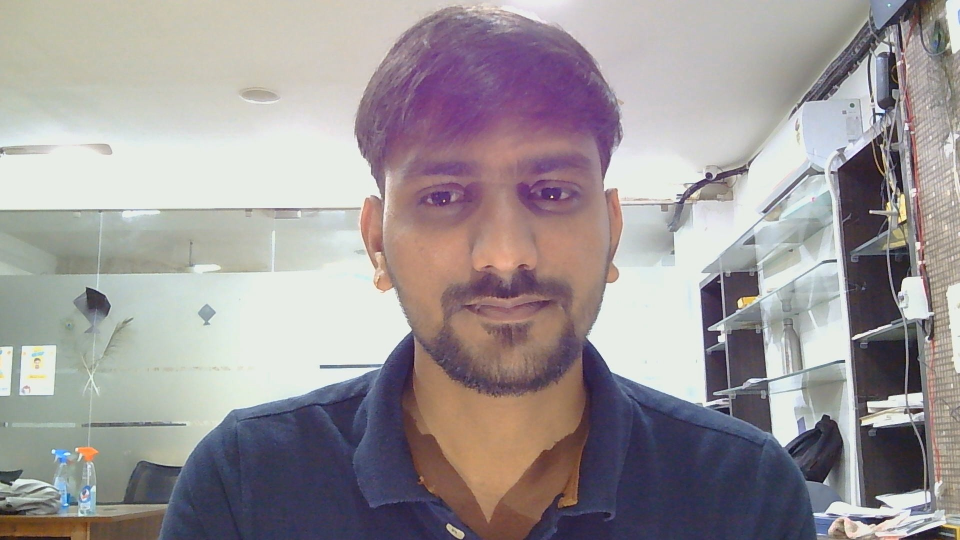
#> input picture data/employee_faces/1002/photo_1.jpg, 1920 x 1080 px (shown at 1/2 size)
$ python -i insightface_engine.py   (imports and definitions only)
#> lines starting #> are read from the running program, lines starting #| are printed output that depends on the picture
#> further down, picture is the input picture: shape (1080, 1920, 3); mean B, G, R 153, 151.3, 157.5
"""
InsightFaceEngine — primary face embedding extractor and matcher.

Uses InsightFace buffalo_s model (fast, CPU-friendly).
Outputs 512-dim normalized embeddings compared via cosine similarity.
"""
import numpy as np
import cv2
from app.utils.logger import logger
from app.utils.helpers import cosine_similarity


def _normalize_brightness(img: np.ndarray) -> np.ndarray:
    """
    Apply CLAHE to LAB lightness channel — boosts contrast in dark face images
    without overexposing bright areas. Works on BGR numpy images.
    """
    try:
        lab = cv2.cvtColor(img, cv2.COLOR_BGR2LAB)
#> lab: shape (1080, 1920, 3); mean of channels 0, 1, 2 159, 131.4, 127.7
        l, a, b = cv2.split(lab)
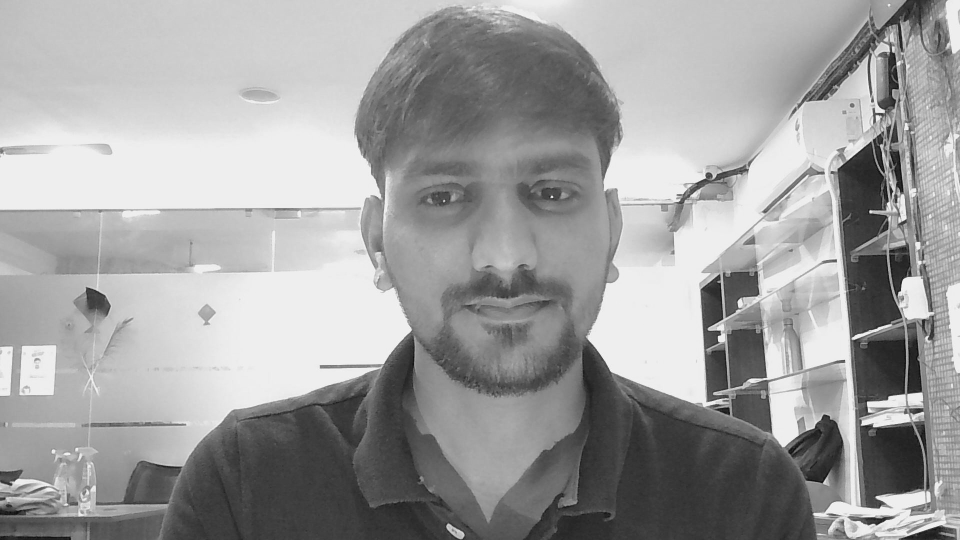
#> l: shape (1080, 1920) (shown at 1/2 size); min 3, max 255, mean 159
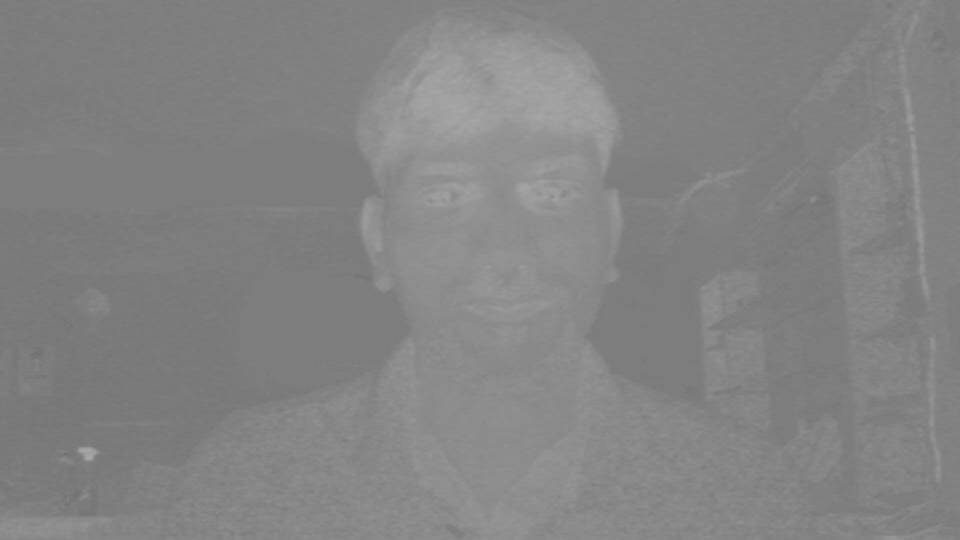
#> a: shape (1080, 1920) (shown at 1/2 size); min 107, max 171, mean 131.4
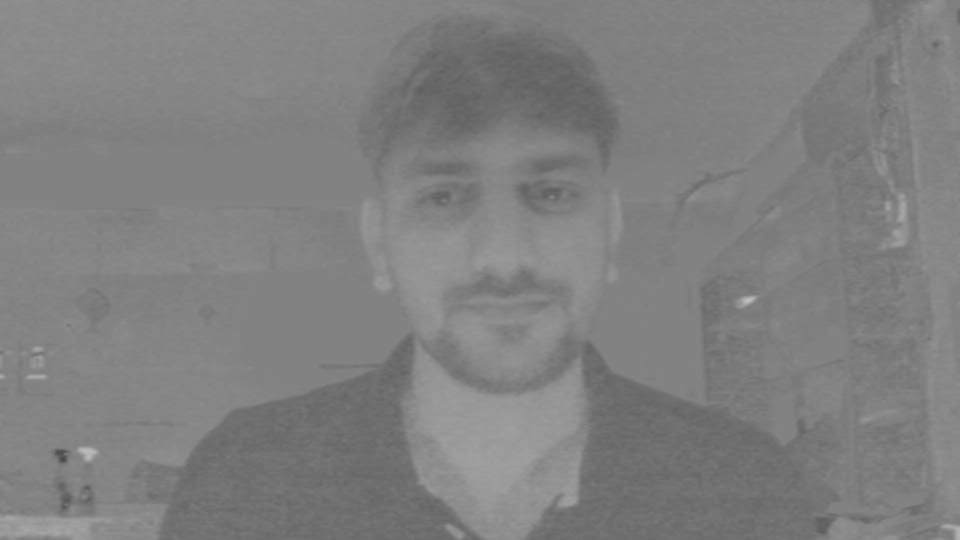
#> b: shape (1080, 1920) (shown at 1/2 size); min 70, max 192, mean 127.7
        clahe = cv2.createCLAHE(clipLimit=2.0, tileGridSize=(4, 4))
        l = clahe.apply(l)
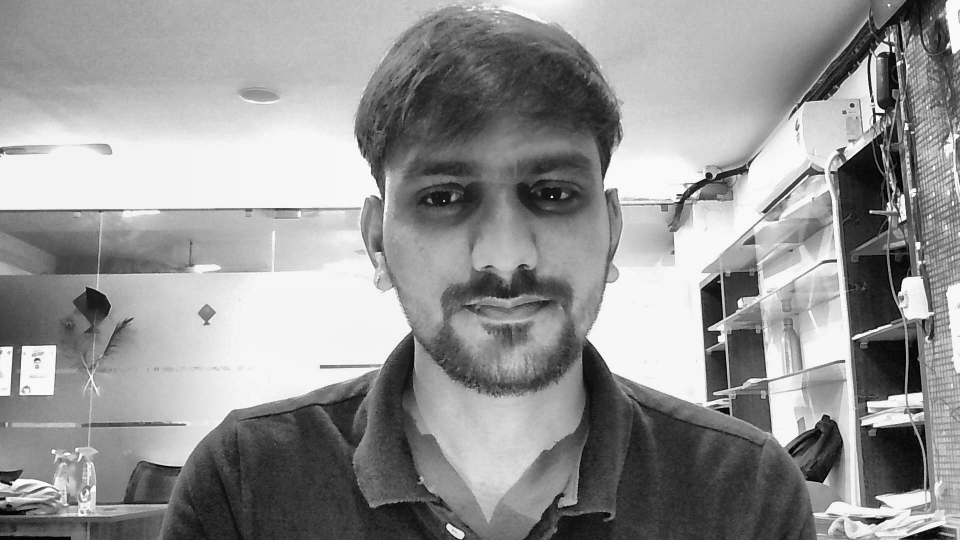
#> l: shape (1080, 1920) (shown at 1/2 size); min 0, max 255, mean 148.9
        lab = cv2.merge((l, a, b))
#> lab: shape (1080, 1920, 3); mean of channels 0, 1, 2 148.9, 131.4, 127.7
        return cv2.cvtColor(lab, cv2.COLOR_LAB2BGR)
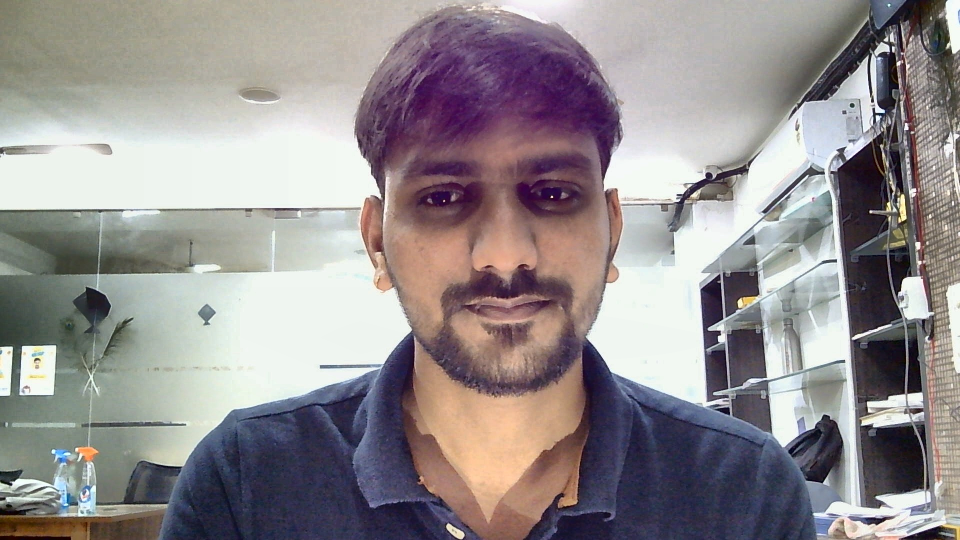
#> returned value: shape (1080, 1920, 3) (shown at 1/2 size); mean B, G, R 143.4, 141.9, 147.8
    except Exception:
        return img  # fallback: return original if anything fails


class InsightFaceEngine:
    # [20 lines left out: functions __init__, _load, not called in this run]

    @property
    def ready(self) -> bool:
        return self._app is not None

    # [83 lines left out: functions get_embedding, get_faces, match, match_top_n, not called in this run]

>>> import cv2
>>> picture = cv2.imread('../../data/employee_faces/1002/photo_1.jpg')
>>> result = _normalize_brightness(picture)

$ run again, on data/employee_faces/1002/photo_3.jpg
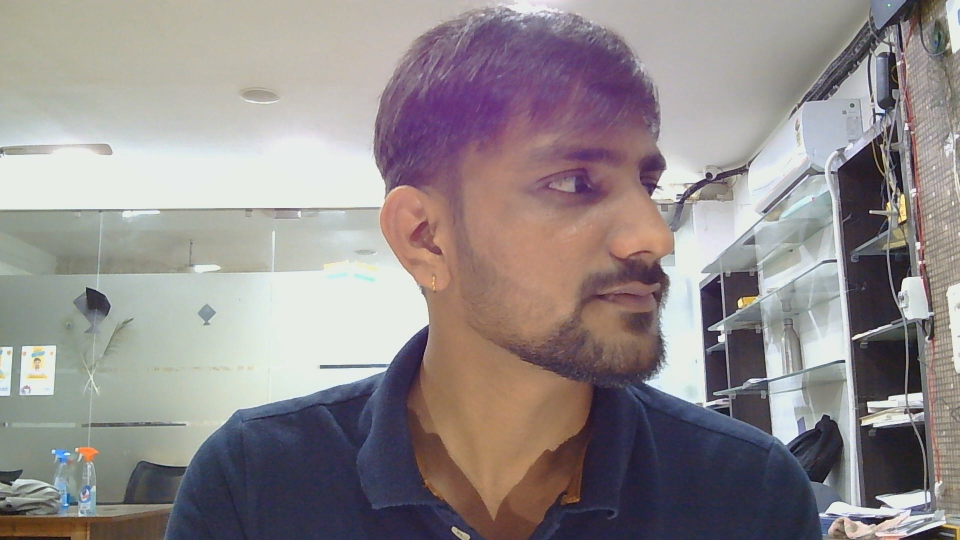
#> input picture data/employee_faces/1002/photo_3.jpg, 1920 x 1080 px (shown at 1/2 size)
#> picture is the input picture: shape (1080, 1920, 3); mean B, G, R 140, 139.6, 146.7
#> in _normalize_brightness, `l, a, b = cv2.split(lab)`:
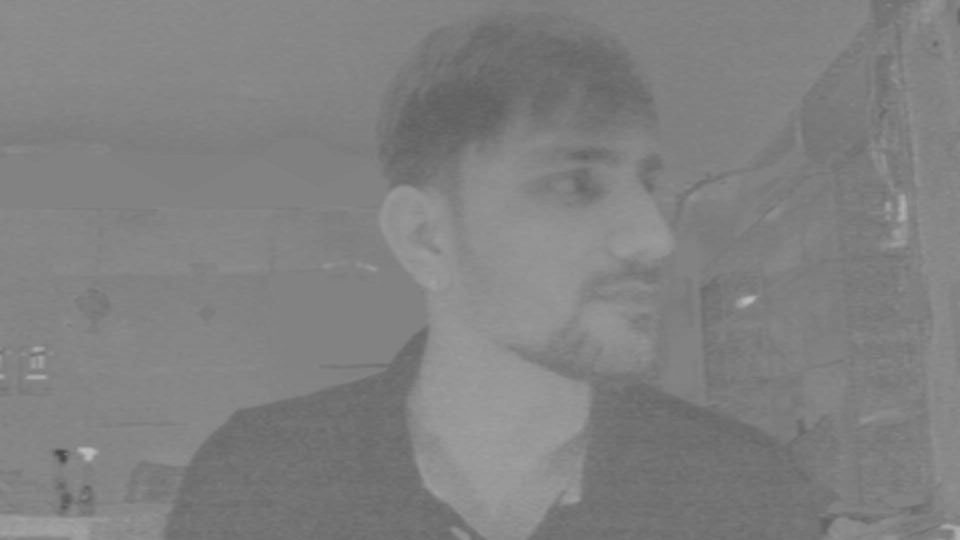
#> b: shape (1080, 1920) (shown at 1/2 size); min 73, max 188, mean 128.6
#> in _normalize_brightness, `return cv2.cvtColor(lab, cv2.COLOR_LAB2BGR)`:
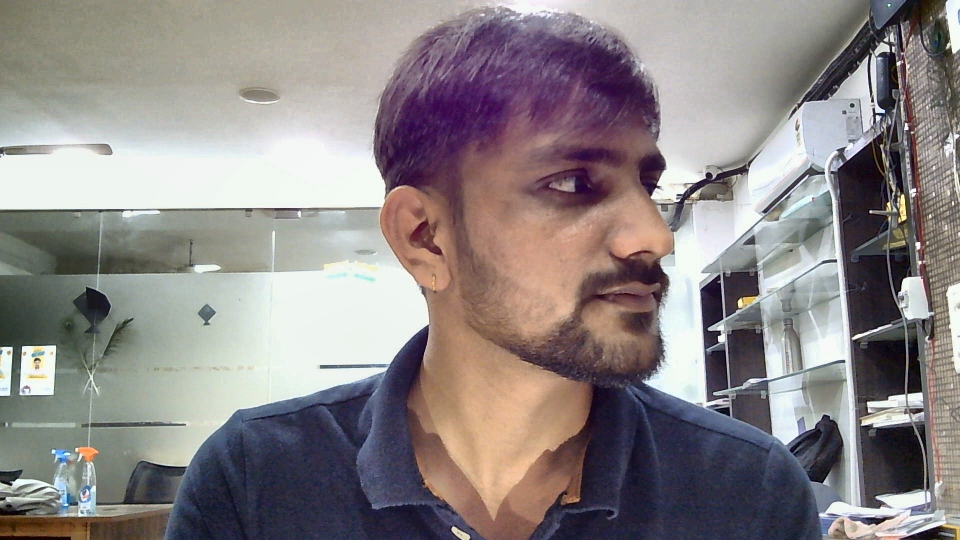
#> returned value: shape (1080, 1920, 3) (shown at 1/2 size); mean B, G, R 134.1, 133.8, 140.8
